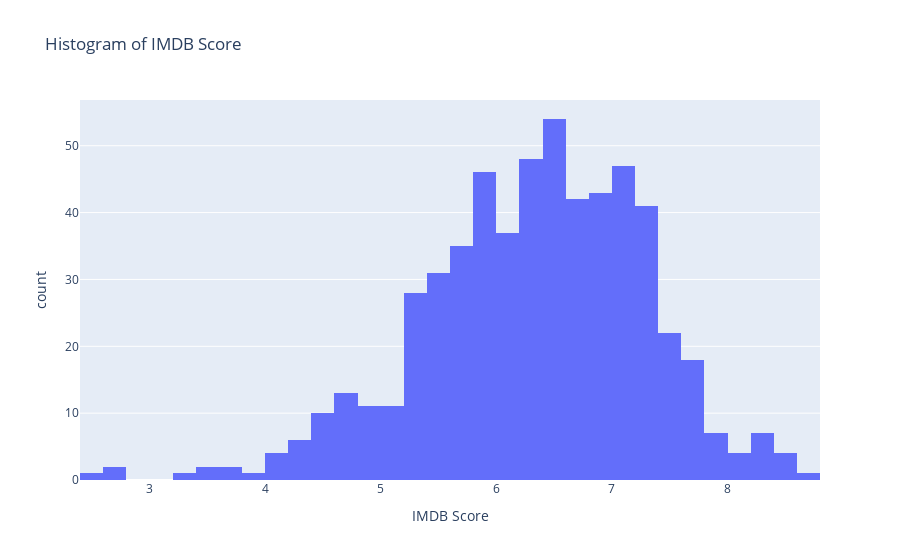

Write notebook code for a chart like this one.
### Markdown cell above
# Data Analysis
Setelah melakukan tahap _data cleaning_. Sekarang, bisa mulai melakukan analisis untuk mencari tahu **bagaimana karakteristik data Film Netflix Original**.  

Untuk menganalisis karakteristik data Film Netflix Original berdasarkan kategori Short Film dan Feature Film, dapat dimulai dengan membagi data menjadi dua grup berdasarkan runtime. Kemudian, dapat delihat perbedaan dan kesamaan antara kedua grup tersebut dalam hal karakteristik seperti genre, rating, popularitas, dan lain-lain.

### Code cell
fig = px.histogram(df, x='IMDB Score', title='Histogram of IMDB Score')
fig.show()

### Figure 1 — Plotly figure (JSON) as saved in the notebook; plotly's stock layout.template omitted (floating-point values rounded to 4 significant figures; data arrays with more than 128 entries replaced by an {"elided": "..."} marker saying what was removed)
{"data": [{"alignmentgroup": "True", "bingroup": "x", "hovertemplate": "IMDB Score=%{x}<br>count=%{y}<extra></extra>", "legendgroup": "", "marker": {"color": "#636efa", "pattern": {"shape": ""}}, "name": "", "offsetgroup": "", "orientation": "v", "showlegend": false, "type": "histogram", "x": {"elided": "584 float values"}, "xaxis": "x", "yaxis": "y"}], "layout": {"barmode": "relative", "legend": {"tracegroupgap": 0}, "title": {"text": "Histogram of IMDB Score"}, "xaxis": {"anchor": "y", "domain": [0, 1], "title": {"text": "IMDB Score"}}, "yaxis": {"anchor": "x", "domain": [0, 1], "title": {"text": "count"}}}}
